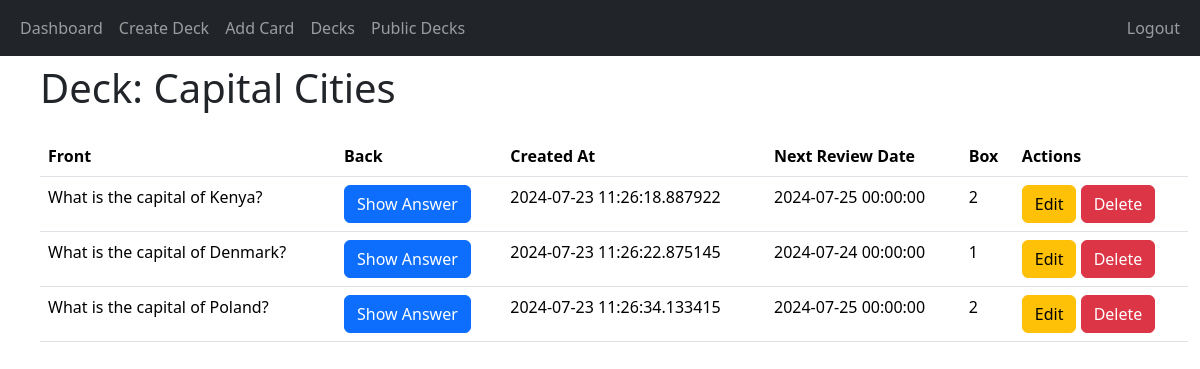
The app's page /view_deck/1 (signed in) with its own data.
### app/decks/models.py (models this page shows, shortened)
class Deck(db.Model):
    deck_id = db.Column(db.Integer, primary_key=True)
    name = db.Column(db.String(100), nullable=False)
    user_id = db.Column(db.Integer, db.ForeignKey('user.user_id'), nullable=False)
    created_at = db.Column(db.DateTime, nullable=False, default=datetime.utcnow)
    shared = db.Column(db.Boolean, default=False)
    cards = db.relationship('Card', backref='deck', lazy=True)
    review_start_date = db.Column(db.DateTime, nullable=True)

class Card(db.Model):
    card_id = db.Column(db.Integer, primary_key=True)
    front = db.Column(db.String(255), nullable=False)
    back = db.Column(db.String(255), nullable=False)
    created_at = db.Column(db.DateTime, default=datetime.utcnow)
    next_review_date = db.Column(db.DateTime, nullable=True)
    deck_id = db.Column(db.Integer, db.ForeignKey('deck.deck_id'), nullable=False)
    box = db.Column(db.Integer, default=1)  # New field for Leitner system

### app/decks/routes.py (the view)
@decks_blueprint.route('/view_deck/<int:deck_id>')
@login_required
def view_deck(deck_id):
    deck = Deck.query.get_or_404(deck_id)
    is_owner = deck.user_id == current_user.user_id
    if not deck.shared and not is_owner:
        abort(403)  # Forbidden access if the deck is not shared and not owned by the current user
    cards = Card.query.filter_by(deck_id=deck.deck_id).all()
    return render_template('view_deck.html', deck=deck, cards=cards)

### app/__init__.py (called while the page is built)
@login_manager.user_loader
def load_user(user_id):
    return User.query.get(int(user_id))

### app/decks/templates/view_deck.html (shortened to what this page needs)
{% extends "base.html" %}
{% block heading %}Deck: {{ deck.name }}{% endblock %}
{% block content %}
<div class="container">
    <table class="table">
        <thead>
            <tr>
                <th scope="col">Front</th>
                <th scope="col">Back</th>
                <th scope="col">Created At</th>
                <th scope="col">Next Review Date</th>
                <th scope="col">Box</th>
                <th scope="col">Actions</th>
            </tr>
        </thead>
        <tbody>
            {% for card in cards %}
                <tr>
                    <td>{{ card.front }}</td>
                    <td>
                        <button class="btn btn-primary" onclick="toggleAnswer('answer-{{ card.card_id }}')">Show Answer</button>
                    </td>
                    <td>{{ card.created_at }}</td>
                    <td>{{ card.next_review_date }}</td>
                    <td>{{ card.box }}</td>
                    <td>
                        <a href="{{ url_for('decks.edit_card', card_id=card.card_id) }}" class="btn btn-warning">Edit</a>
                        <button class="btn btn-danger" onclick="confirmDelete('{{ url_for('decks.delete_card', card_id=card.card_id) }}')">Delete</button>
                    </td>
                </tr>
            {% endfor %}
        </tbody>
    </table>
</div>
{% endblock %}

### app/templates/base.html (shortened to what this page needs)
<!doctype html>
<html lang="en">
<head>
    <link href="https://cdn.jsdelivr.net/npm/bootstrap@5.3.2/dist/css/bootstrap.min.css" rel="stylesheet"
>
</head>
<body>
<header class="site-header">
    <nav class="navbar navbar-expand-sm navbar-dark bg-dark">
        <div class="container-fluid">
            <div class="collapse navbar-collapse" id="navbarToggle">
                <div class="navbar-nav me-auto">
                    {% if current_user.is_authenticated %}
                    <a class="nav-item nav-link" href="{{ url_for('main.dashboard') }}">Dashboard</a>
                        <a class="nav-item nav-link" href="{{ url_for('decks.create_deck') }}">Create Deck</a>
                        <a class="nav-item nav-link" href="{{ url_for('decks.add_card') }}">Add Card</a>
                    <a class="nav-item nav-link" href="{{ url_for('decks.decks') }}">Decks</a>
                        <a class="nav-item nav-link" href="{{ url_for('decks.public_decks') }}">Public Decks</a>
                </div>
                <div class="navbar-nav ms-auto">
                    <a class="nav-item nav-link" href="{{ url_for('auth.logout') }}">Logout</a>
                    {% else %}
                    <a class="nav-item nav-link" href="{{ url_for('main.index') }}">Home</a>
                </div>
                <div class="navbar-nav ms-auto">
                    <a class="nav-item nav-link" href="{{ url_for('auth.login') }}">Login</a>
                    <a class="nav-item nav-link" href="{{ url_for('auth.register') }}">Register</a>
                    {% endif %}
                </div>
            </div>
        </div>
    </nav>
</header>
<main role="main" class="container-fluid">
    <div class="row mt-2 ms-3">
        <div class="col-auto text-center">
            <h1>{%  block heading %}{% endblock %}</h1>
        </div>
    </div>
    <div class="row mt-3 ms-3">
        {% block content %}{% endblock %}
    </div>
</main>
</body>
</html>

### records on screen
Deck: name "Capital Cities"
Card: front "What is the capital of Kenya?", created_at "2024-07-23 11:26:18.887922", next_review_date "2024-07-25 00:00:00", box "2"
Card: front "What is the capital of Denmark?", created_at "2024-07-23 11:26:22.875145", next_review_date "2024-07-24 00:00:00", box "1"
Card: front "What is the capital of Poland?", created_at "2024-07-23 11:26:34.133415", next_review_date "2024-07-25 00:00:00", box "2"
